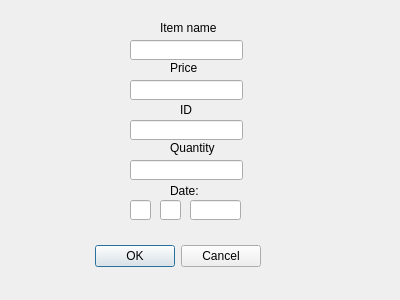
<?xml version="1.0" encoding="UTF-8"?>
<ui version="4.0">
 <class>AddItem</class>
 <widget class="QDialog" name="AddItem">
  <property name="geometry">
   <rect>
    <x>0</x>
    <y>0</y>
    <width>400</width>
    <height>300</height>
   </rect>
  </property>
  <property name="windowTitle">
   <string>Dialog</string>
  </property>
  <widget class="QDialogButtonBox" name="buttonBox">
   <property name="geometry">
    <rect>
     <x>-80</x>
     <y>240</y>
     <width>341</width>
     <height>32</height>
    </rect>
   </property>
   <property name="orientation">
    <enum>Qt::Horizontal</enum>
   </property>
   <property name="standardButtons">
    <set>QDialogButtonBox::Cancel|QDialogButtonBox::Ok</set>
   </property>
  </widget>
  <widget class="QLineEdit" name="Item">
   <property name="geometry">
    <rect>
     <x>130</x>
     <y>40</y>
     <width>113</width>
     <height>20</height>
    </rect>
   </property>
  </widget>
  <widget class="QLabel" name="label">
   <property name="geometry">
    <rect>
     <x>160</x>
     <y>20</y>
     <width>91</width>
     <height>16</height>
    </rect>
   </property>
   <property name="text">
    <string>Item name</string>
   </property>
  </widget>
  <widget class="QLineEdit" name="Price">
   <property name="geometry">
    <rect>
     <x>130</x>
     <y>80</y>
     <width>113</width>
     <height>20</height>
    </rect>
   </property>
  </widget>
  <widget class="QLabel" name="label_2">
   <property name="geometry">
    <rect>
     <x>170</x>
     <y>60</y>
     <width>91</width>
     <height>16</height>
    </rect>
   </property>
   <property name="text">
    <string>Price</string>
   </property>
  </widget>
  <widget class="QLineEdit" name="ID">
   <property name="geometry">
    <rect>
     <x>130</x>
     <y>120</y>
     <width>113</width>
     <height>20</height>
    </rect>
   </property>
  </widget>
  <widget class="QLabel" name="label_3">
   <property name="geometry">
    <rect>
     <x>170</x>
     <y>140</y>
     <width>91</width>
     <height>16</height>
    </rect>
   </property>
   <property name="text">
    <string>Quantity</string>
   </property>
  </widget>
  <widget class="QLineEdit" name="Quantity">
   <property name="geometry">
    <rect>
     <x>130</x>
     <y>160</y>
     <width>113</width>
     <height>20</height>
    </rect>
   </property>
  </widget>
  <widget class="QLabel" name="label_4">
   <property name="geometry">
    <rect>
     <x>180</x>
     <y>100</y>
     <width>71</width>
     <height>20</height>
    </rect>
   </property>
   <property name="text">
    <string>ID</string>
   </property>
  </widget>
  <widget class="QLineEdit" name="DayEdit">
   <property name="geometry">
    <rect>
     <x>160</x>
     <y>200</y>
     <width>21</width>
     <height>20</height>
    </rect>
   </property>
  </widget>
  <widget class="QLineEdit" name="YearEdit">
   <property name="geometry">
    <rect>
     <x>190</x>
     <y>200</y>
     <width>51</width>
     <height>20</height>
    </rect>
   </property>
  </widget>
  <widget class="QLabel" name="label_5">
   <property name="geometry">
    <rect>
     <x>170</x>
     <y>180</y>
     <width>31</width>
     <height>21</height>
    </rect>
   </property>
   <property name="text">
    <string>Date: </string>
   </property>
  </widget>
  <widget class="QLineEdit" name="MonthEdit">
   <property name="geometry">
    <rect>
     <x>130</x>
     <y>200</y>
     <width>21</width>
     <height>20</height>
    </rect>
   </property>
  </widget>
 </widget>
 <resources/>
 <connections>
  <connection>
   <sender>buttonBox</sender>
   <signal>accepted()</signal>
   <receiver>AddItem</receiver>
   <slot>accept()</slot>
   <hints>
    <hint type="sourcelabel">
     <x>248</x>
     <y>254</y>
    </hint>
    <hint type="destinationlabel">
     <x>157</x>
     <y>274</y>
    </hint>
   </hints>
  </connection>
  <connection>
   <sender>buttonBox</sender>
   <signal>rejected()</signal>
   <receiver>AddItem</receiver>
   <slot>reject()</slot>
   <hints>
    <hint type="sourcelabel">
     <x>316</x>
     <y>260</y>
    </hint>
    <hint type="destinationlabel">
     <x>286</x>
     <y>274</y>
    </hint>
   </hints>
  </connection>
 </connections>
</ui>
